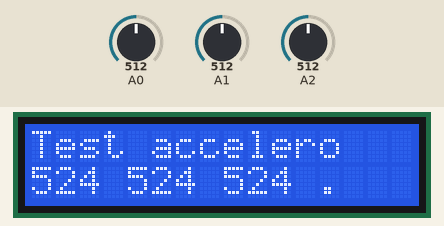
A sketch run on a simulated Arduino Uno, built with avr-gcc and run on an emulated ATmega328P. On the bench: 16×2 character LCD. Inputs (shaded band) come from the test bench; at power-on: A0 = 512, A1 = 512, A2 = 512.

Above: at 11.9 s.
12.0 s: A0 set to 716
At 13.0 s:
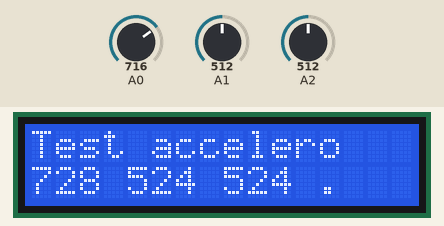
13.5 s: A1 set to 716
At 14.1 s:
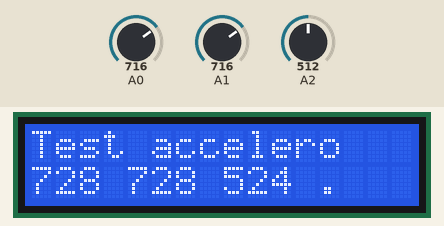
15.0 s: A2 set to 716
At 16.2 s:
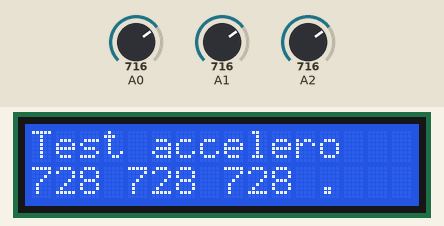
16.5 s: A0 set to 900
At 17.7 s:
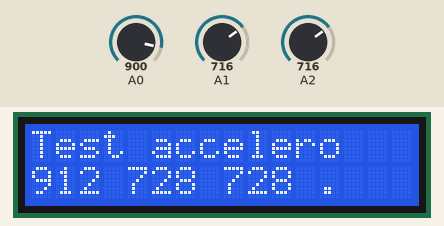
18.0 s: A1 set to 900
At 18.8 s:
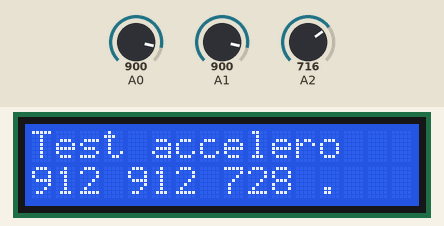
19.5 s: A2 set to 900
At 19.9 s:
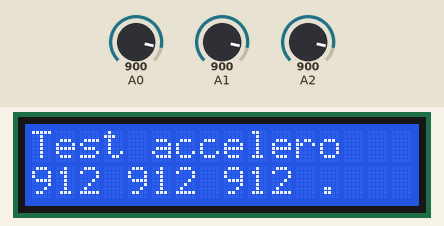
Timing chart, 0 to 22.0 s (numbered marks = the images above; inputs shaded):
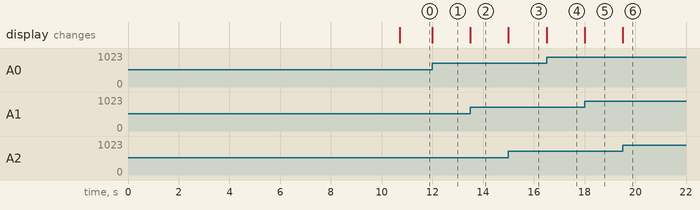

Measured:
- after the input at 12.0 s, the display: changes at once (image 1)
- after the input at 13.5 s, the display: changes at once (image 2)
- after the input at 15.0 s, the display: changes at once (image 3)
- after the input at 16.5 s, the display: changes at once (image 4)
- after the input at 18.0 s, the display: changes at once (image 5)
- after the input at 19.5 s, the display: changes at once (image 6)

The sketch:

TestMMA7260Q.pde
```cpp
#include <LiquidCrystal.h>

/**
 * Test de l'accéléromètre 3 axes MMA7260Q
 * de Freescales (carte DFRobot)
 */

// le LCD 16x2 (DFRobot aussi)
LiquidCrystal lcd(8, 9, 4, 5, 6, 7);

// le numéro de la ligne courante
int ligne = 0;

int moyX = 0;
int moyY = 0;
int moyZ = 0;

int valX;
int valY;
int valZ;

void setup()
{
  // on définit les 16 colonnes et 2 lignes
  lcd.begin(16,2);

  // on affiche un premier message
  lcd.print("Test accelero");

  //
  for (int i=0; i<2000; i++) {
   moyX += analogRead(0);
   moyY += analogRead(1);
   moyZ += analogRead(2);
   delay(5);
  }

  moyX = moyX / 2000;
  moyY = moyY / 2000;
  moyZ = moyZ / 2000;

}


void loop() {
  // on passe à la ligne 2 (on commence à compter à 1)
  lcd.setCursor(0, 1);
  // et on affiche le nombre de dixièmes de secondes
  lcd.print(analogRead(0)-moyX);
  lcd.print(" ");
  lcd.print(analogRead(1)-moyY);
  lcd.print(" ");
  lcd.print(analogRead(2)-moyZ);
  lcd.print(" .");

}
```
